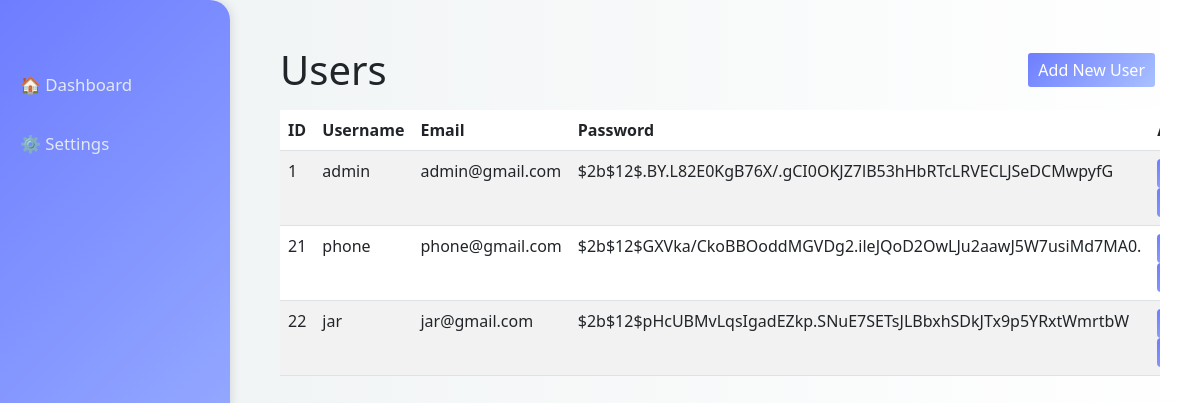
/UserList, run on the app's committed database.
### tables this page shows
CREATE TABLE users (
            id INTEGER PRIMARY KEY AUTOINCREMENT,
            username TEXT NOT NULL UNIQUE,
            email TEXT NOT NULL UNIQUE,
            password TEXT NOT NULL
        );

### app.py (the view)
@app.route('/UserList')
def UserList():
    conn = sqlite3.connect(DATABASE)
    c = conn.cursor()
    c.execute("SELECT * FROM users")
    users = c.fetchall()
    conn.close()
    return render_template("UserList.html", users=users,username=session.get('username'))

### templates/UserList.html (shortened to what this page needs)
{% extends "adminLayout.html" %}
{% block content %}
<div class="row mb-3 mt-3">
    <div class="col d-flex align-items-center justify-content-between">
        <h1 class="text-dark mb-0">Users</h1>
        <a href="{{ url_for('UserCreate') }}" class="btn-b">Add New User</a>
    </div>
</div>
<div class="table-responsive">
    <table class="table table-striped">
        <thead class="thead-dark">
            <tr >
                <th>ID</th><th>Username</th><th>Email</th><th>Password</th><th>Actions</th>
            </tr>
        </thead>
        <tbody>
            {% for user in users %}
            <tr>
                <td>{{ user[0] }}</td>
                <td>{{ user[1] }}</td>
                <td>{{ user[2] }}</td>
                <td>{{ user[3] }}</td>
                <td>
                    <a href="{{ url_for('UserUpdate', user_id=user[0]) }}" class="btn  btn-sm">Edit</a>
                    <a href="{{ url_for('UserDelete', user_id=user[0]) }}" class="btn  btn-sm">Delete</a>
                </td>
            </tr>
            {% endfor %}
        </tbody>
    </table>
</div>
{% endblock %}

### templates/adminLayout.html (style rules this page uses)
body { background: linear-gradient(to right, #eef2f3, #ffffff); font-family: 'Segoe UI', Tahoma, Geneva, Verdana, sans-serif; color: #222; }
a { text-decoration: none; }

### templates/UserList.html (style rules this page uses)
.btn-b { padding: 5px 10px !important; margin: 5px !important; border: none; background: linear-gradient(135deg, #6e7dff, #a9c1ff) !important; color: white !important; cursor: pointer; border-radius: 3px; }
.btn-b { text-decoration: none !important; }
.btn-sm { background: linear-gradient(135deg, #6e7dff, #a9c1ff); border: #a9c1ff; }

### data on the page
users: id "1", username "admin", email "admin@gmail.com", password "$2b$12$.BY.L82E0KgB76X/.gCI0OKJZ7lB53hHbRTcLRVECLJSeDCMwpyfG"
users: id "21", username "phone", email "phone@gmail.com", password "$2b$12$GXVka/CkoBBOoddMGVDg2.ileJQoD2OwLJu2aawJ5W7usiMd7MA0."
users: id "22", username "jar", email "jar@gmail.com", password "$2b$12$pHcUBMvLqsIgadEZkp.SNuE7SETsJLBbxhSDkJTx9p5YRxtWmrtbW"
